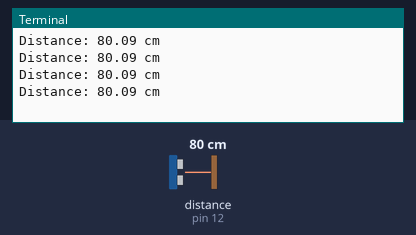
This program was run on a simulated Raspberry Pi (header pin numbers). Parts: the last lines printed to the terminal. The inputs (shaded band) are chosen by the test bench; at power-on: distance to the obstacle (sensor on pin 12) 80 cm. The echo pulse lasts 58.3 µs per cm; no MQTT or app messages arrive unless stated; the clock reads 2024-03-15 10:24:30 at power-on unless the program sets it.

Above: at 1.2 s.
1.3 s: distance to the obstacle (sensor on pin 12) set to 2 cm
At 1.75 s:
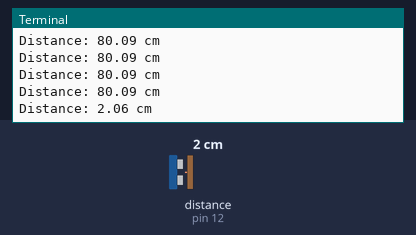
2.8 s: distance to the obstacle (sensor on pin 12) set to 4 cm
At 2.81 s:
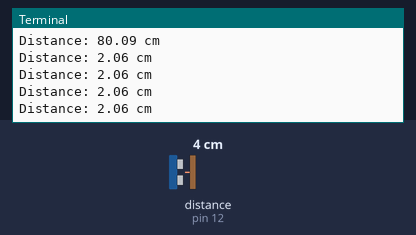
Timing chart, 0 to 5.8 s (numbered marks = the images above; inputs shaded):
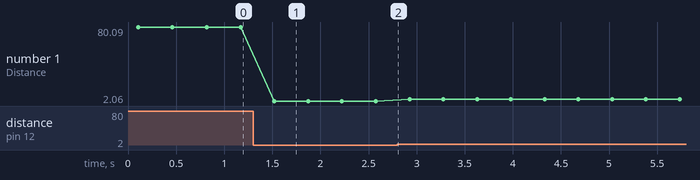

The program:

ultrasonic.py
```python
import RPi.GPIO as GPIO
import time
import paho.mqtt.publish as publish

GPIO.setmode(GPIO.BOARD)
trigger_pin = 8
echo_pin = 12

GPIO.setup(trigger_pin, GPIO.OUT)
GPIO.setup(echo_pin, GPIO.IN)


mqtt_broker_ip = "172.20.10.2"
mqtt_topic = "ultrasonic"


def get_distance():
    GPIO.output(trigger_pin, GPIO.LOW)
    time.sleep(0.1)
    GPIO.output(trigger_pin, GPIO.HIGH)
    time.sleep(0.00001)
    GPIO.output(trigger_pin, GPIO.LOW)

    while GPIO.input(echo_pin) == 0:
        pulse_start_time = time.time()
    while GPIO.input(echo_pin) == 1:
        pulse_end_time = time.time()

    pulse_duration = pulse_end_time - pulse_start_time
    distance = pulse_duration * 17150
    distance = round(distance, 2)

    return distance

try:
    while True:
        distance_cm = get_distance()
        print(f"Distance: {distance_cm} cm")

        mqtt_payload = f"{distance_cm}"
        publish.single(mqtt_topic, payload=mqtt_payload, hostname=mqtt_broker_ip)

        time.sleep(0.05)

except KeyboardInterrupt:
    print("Measurement stopped by user")
    GPIO.cleanup()
```

Measured:
- after the input at 1.3 s, the terminal: prints a new line after 0.22 s (image 1)
- plotted number 1: 80.09 → 2.06 after the input at 1.3 s, 2.06 → 4.1 after the input at 2.8 s
